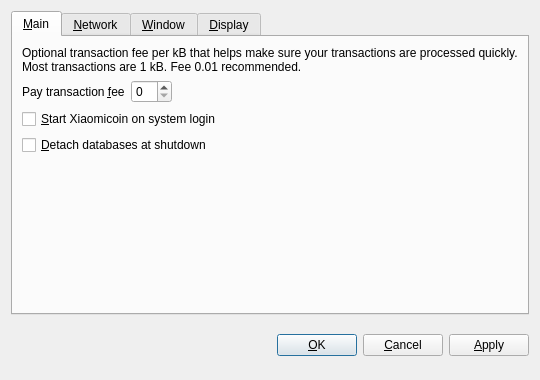
<?xml version="1.0" encoding="UTF-8"?>
<ui version="4.0">
 <class>OptionsDialog</class>
 <widget class="QDialog" name="OptionsDialog">
  <property name="geometry">
   <rect>
    <x>0</x>
    <y>0</y>
    <width>540</width>
    <height>380</height>
   </rect>
  </property>
  <property name="windowTitle">
   <string>Options</string>
  </property>
  <property name="modal">
   <bool>true</bool>
  </property>
  <layout class="QVBoxLayout" name="verticalLayout">
   <item>
    <widget class="QTabWidget" name="tabWidget">
     <property name="tabPosition">
      <enum>QTabWidget::North</enum>
     </property>
     <property name="currentIndex">
      <number>0</number>
     </property>
     <widget class="QWidget" name="tabMain">
      <attribute name="title">
       <string>&amp;Main</string>
      </attribute>
      <layout class="QVBoxLayout" name="verticalLayout_Main">
       <item>
        <widget class="QLabel" name="transactionFeeInfoLabel">
         <property name="text">
          <string>Optional transaction fee per kB that helps make sure your transactions are processed quickly. Most transactions are 1 kB. Fee 0.01 recommended.</string>
         </property>
         <property name="textFormat">
          <enum>Qt::PlainText</enum>
         </property>
         <property name="wordWrap">
          <bool>true</bool>
         </property>
        </widget>
       </item>
       <item>
        <layout class="QHBoxLayout" name="horizontalLayout_Main">
         <item>
          <widget class="QLabel" name="transactionFeeLabel">
           <property name="text">
            <string>Pay transaction &amp;fee</string>
           </property>
           <property name="textFormat">
            <enum>Qt::PlainText</enum>
           </property>
           <property name="buddy">
            <cstring>transactionFee</cstring>
           </property>
          </widget>
         </item>
         <item>
          <widget class="BitcoinAmountField" name="transactionFee"/>
         </item>
         <item>
          <spacer name="horizontalSpacer_Main">
           <property name="orientation">
            <enum>Qt::Horizontal</enum>
           </property>
           <property name="sizeHint" stdset="0">
            <size>
             <width>40</width>
             <height>20</height>
            </size>
           </property>
          </spacer>
         </item>
        </layout>
       </item>
       <item>
        <widget class="QCheckBox" name="bitcoinAtStartup">
         <property name="toolTip">
          <string>Automatically start Xiaomicoin after logging in to the system.</string>
         </property>
         <property name="text">
          <string>&amp;Start Xiaomicoin on system login</string>
         </property>
        </widget>
       </item>
       <item>
        <widget class="QCheckBox" name="detachDatabases">
         <property name="toolTip">
          <string>Detach block and address databases at shutdown. This means they can be moved to another data directory, but it slows down shutdown. The wallet is always detached.</string>
         </property>
         <property name="text">
          <string>&amp;Detach databases at shutdown</string>
         </property>
        </widget>
       </item>
       <item>
        <spacer name="verticalSpacer_Main">
         <property name="orientation">
          <enum>Qt::Vertical</enum>
         </property>
         <property name="sizeHint" stdset="0">
          <size>
           <width>20</width>
           <height>40</height>
          </size>
         </property>
        </spacer>
       </item>
      </layout>
     </widget>
     <widget class="QWidget" name="tabNetwork">
      <attribute name="title">
       <string>&amp;Network</string>
      </attribute>
      <layout class="QVBoxLayout" name="verticalLayout_Network">
       <item>
        <widget class="QCheckBox" name="mapPortUpnp">
         <property name="toolTip">
          <string>Automatically open the Xiaomicoin client port on the router. This only works when your router supports UPnP and it is enabled.</string>
         </property>
         <property name="text">
          <string>Map port using &amp;UPnP</string>
         </property>
        </widget>
       </item>
       <item>
        <widget class="QCheckBox" name="connectSocks">
         <property name="toolTip">
          <string>Connect to the Xiaomicoin network through a SOCKS proxy (e.g. when connecting through Tor).</string>
         </property>
         <property name="text">
          <string>&amp;Connect through SOCKS proxy:</string>
         </property>
        </widget>
       </item>
       <item>
        <layout class="QHBoxLayout" name="horizontalLayout_Network">
         <item>
          <widget class="QLabel" name="proxyIpLabel">
           <property name="text">
            <string>Proxy &amp;IP:</string>
           </property>
           <property name="textFormat">
            <enum>Qt::PlainText</enum>
           </property>
           <property name="buddy">
            <cstring>proxyIp</cstring>
           </property>
          </widget>
         </item>
         <item>
          <widget class="QValidatedLineEdit" name="proxyIp">
           <property name="maximumSize">
            <size>
             <width>140</width>
             <height>16777215</height>
            </size>
           </property>
           <property name="toolTip">
            <string>IP address of the proxy (e.g. 127.0.0.1)</string>
           </property>
          </widget>
         </item>
         <item>
          <widget class="QLabel" name="proxyPortLabel">
           <property name="text">
            <string>&amp;Port:</string>
           </property>
           <property name="textFormat">
            <enum>Qt::PlainText</enum>
           </property>
           <property name="buddy">
            <cstring>proxyPort</cstring>
           </property>
          </widget>
         </item>
         <item>
          <widget class="QLineEdit" name="proxyPort">
           <property name="maximumSize">
            <size>
             <width>55</width>
             <height>16777215</height>
            </size>
           </property>
           <property name="toolTip">
            <string>Port of the proxy (e.g. 9050)</string>
           </property>
          </widget>
         </item>
         <item>
          <widget class="QLabel" name="socksVersionLabel">
           <property name="text">
            <string>SOCKS &amp;Version:</string>
           </property>
           <property name="textFormat">
            <enum>Qt::PlainText</enum>
           </property>
           <property name="buddy">
            <cstring>socksVersion</cstring>
           </property>
          </widget>
         </item>
         <item>
          <widget class="QValueComboBox" name="socksVersion">
           <property name="toolTip">
            <string>SOCKS version of the proxy (e.g. 5)</string>
           </property>
          </widget>
         </item>
         <item>
          <spacer name="horizontalSpacer_Network">
           <property name="orientation">
            <enum>Qt::Horizontal</enum>
           </property>
           <property name="sizeHint" stdset="0">
            <size>
             <width>40</width>
             <height>20</height>
            </size>
           </property>
          </spacer>
         </item>
        </layout>
       </item>
       <item>
        <spacer name="verticalSpacer_Network">
         <property name="orientation">
          <enum>Qt::Vertical</enum>
         </property>
         <property name="sizeHint" stdset="0">
          <size>
           <width>20</width>
           <height>40</height>
          </size>
         </property>
        </spacer>
       </item>
      </layout>
     </widget>
     <widget class="QWidget" name="tabWindow">
      <attribute name="title">
       <string>&amp;Window</string>
      </attribute>
      <layout class="QVBoxLayout" name="verticalLayout_Window">
       <item>
        <widget class="QCheckBox" name="minimizeToTray">
         <property name="toolTip">
          <string>Show only a tray icon after minimizing the window.</string>
         </property>
         <property name="text">
          <string>&amp;Minimize to the tray instead of the taskbar</string>
         </property>
        </widget>
       </item>
       <item>
        <widget class="QCheckBox" name="minimizeOnClose">
         <property name="toolTip">
          <string>Minimize instead of exit the application when the window is closed. When this option is enabled, the application will be closed only after selecting Quit in the menu.</string>
         </property>
         <property name="text">
          <string>M&amp;inimize on close</string>
         </property>
        </widget>
       </item>
       <item>
        <spacer name="verticalSpacer_Window">
         <property name="orientation">
          <enum>Qt::Vertical</enum>
         </property>
         <property name="sizeHint" stdset="0">
          <size>
           <width>20</width>
           <height>40</height>
          </size>
         </property>
        </spacer>
       </item>
      </layout>
     </widget>
     <widget class="QWidget" name="tabDisplay">
      <attribute name="title">
       <string>&amp;Display</string>
      </attribute>
      <layout class="QVBoxLayout" name="verticalLayout_Display">
       <item>
        <layout class="QHBoxLayout" name="horizontalLayout_1_Display">
         <item>
          <widget class="QLabel" name="langLabel">
           <property name="text">
            <string>User Interface &amp;language:</string>
           </property>
           <property name="textFormat">
            <enum>Qt::PlainText</enum>
           </property>
           <property name="buddy">
            <cstring>lang</cstring>
           </property>
          </widget>
         </item>
         <item>
          <widget class="QValueComboBox" name="lang">
           <property name="toolTip">
            <string>The user interface language can be set here. This setting will take effect after restarting Xiaomicoin.</string>
           </property>
          </widget>
         </item>
        </layout>
       </item>
       <item>
        <layout class="QHBoxLayout" name="horizontalLayout_2_Display">
         <item>
          <widget class="QLabel" name="unitLabel">
           <property name="text">
            <string>&amp;Unit to show amounts in:</string>
           </property>
           <property name="textFormat">
            <enum>Qt::PlainText</enum>
           </property>
           <property name="buddy">
            <cstring>unit</cstring>
           </property>
          </widget>
         </item>
         <item>
          <widget class="QValueComboBox" name="unit">
           <property name="toolTip">
            <string>Choose the default subdivision unit to show in the interface and when sending coins.</string>
           </property>
          </widget>
         </item>
        </layout>
       </item>
       <item>
        <widget class="QCheckBox" name="displayAddresses">
         <property name="toolTip">
          <string>Whether to show Xiaomicoin addresses in the transaction list or not.</string>
         </property>
         <property name="text">
          <string>&amp;Display addresses in transaction list</string>
         </property>
        </widget>
       </item>
       <item>
        <spacer name="verticalSpacer_Display">
         <property name="orientation">
          <enum>Qt::Vertical</enum>
         </property>
         <property name="sizeHint" stdset="0">
          <size>
           <width>20</width>
           <height>40</height>
          </size>
         </property>
        </spacer>
       </item>
      </layout>
     </widget>
    </widget>
   </item>
   <item>
    <layout class="QHBoxLayout" name="horizontalLayout_Buttons">
     <item>
      <spacer name="horizontalSpacer_1">
       <property name="orientation">
        <enum>Qt::Horizontal</enum>
       </property>
       <property name="sizeHint" stdset="0">
        <size>
         <width>40</width>
         <height>48</height>
        </size>
       </property>
      </spacer>
     </item>
     <item>
      <widget class="QLabel" name="statusLabel">
       <property name="font">
        <font>
         <weight>75</weight>
         <bold>true</bold>
        </font>
       </property>
       <property name="text">
        <string/>
       </property>
       <property name="textFormat">
        <enum>Qt::PlainText</enum>
       </property>
       <property name="wordWrap">
        <bool>true</bool>
       </property>
      </widget>
     </item>
     <item>
      <spacer name="horizontalSpacer_2">
       <property name="orientation">
        <enum>Qt::Horizontal</enum>
       </property>
       <property name="sizeHint" stdset="0">
        <size>
         <width>40</width>
         <height>48</height>
        </size>
       </property>
      </spacer>
     </item>
     <item>
      <widget class="QPushButton" name="okButton">
       <property name="text">
        <string>&amp;OK</string>
       </property>
      </widget>
     </item>
     <item>
      <widget class="QPushButton" name="cancelButton">
       <property name="text">
        <string>&amp;Cancel</string>
       </property>
       <property name="autoDefault">
        <bool>false</bool>
       </property>
      </widget>
     </item>
     <item>
      <widget class="QPushButton" name="applyButton">
       <property name="text">
        <string>&amp;Apply</string>
       </property>
       <property name="autoDefault">
        <bool>false</bool>
       </property>
      </widget>
     </item>
    </layout>
   </item>
  </layout>
 </widget>
 <customwidgets>
  <customwidget>
   <class>BitcoinAmountField</class>
   <extends>QSpinBox</extends>
   <header>bitcoinamountfield.h</header>
  </customwidget>
  <customwidget>
   <class>QValueComboBox</class>
   <extends>QComboBox</extends>
   <header>qvaluecombobox.h</header>
  </customwidget>
  <customwidget>
   <class>QValidatedLineEdit</class>
   <extends>QLineEdit</extends>
   <header>qvalidatedlineedit.h</header>
  </customwidget>
 </customwidgets>
 <resources/>
 <connections/>
</ui>
